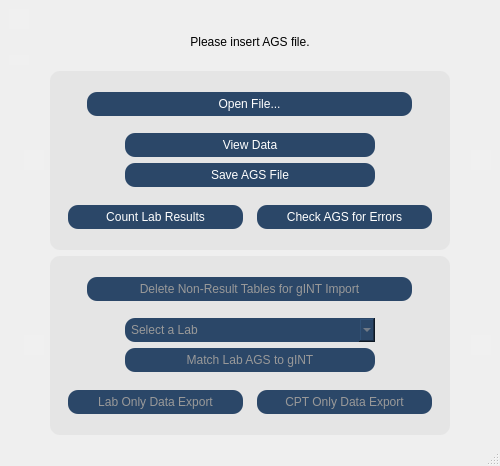
<?xml version="1.0" encoding="UTF-8"?>
<ui version="4.0">
 <class>MainWindow</class>
 <widget class="QMainWindow" name="MainWindow">
  <property name="geometry">
   <rect>
    <x>0</x>
    <y>0</y>
    <width>500</width>
    <height>466</height>
   </rect>
  </property>
  <property name="sizePolicy">
   <sizepolicy hsizetype="MinimumExpanding" vsizetype="MinimumExpanding">
    <horstretch>0</horstretch>
    <verstretch>0</verstretch>
   </sizepolicy>
  </property>
  <property name="minimumSize">
   <size>
    <width>500</width>
    <height>466</height>
   </size>
  </property>
  <property name="windowTitle">
   <string>AGS GUI v3.08</string>
  </property>
  <widget class="QWidget" name="centralwidget">
   <property name="minimumSize">
    <size>
     <width>500</width>
     <height>425</height>
    </size>
   </property>
   <layout class="QVBoxLayout" name="verticalLayout_4">
    <item>
     <layout class="QVBoxLayout" name="verticalLayout_3">
      <item>
       <layout class="QVBoxLayout" name="verticalLayout_5">
        <item>
         <widget class="QGraphicsView" name="top_spacer">
          <property name="maximumSize">
           <size>
            <width>20</width>
            <height>20</height>
           </size>
          </property>
          <property name="styleSheet">
           <string notr="true">QGraphicsView {
    background: #f0f0f0;
	border: 0;
}</string>
          </property>
         </widget>
        </item>
       </layout>
      </item>
      <item>
       <widget class="QLabel" name="text">
        <property name="font">
         <font>
          <family>Tahoma</family>
          <pointsize>9</pointsize>
         </font>
        </property>
        <property name="text">
         <string>Please insert AGS file.</string>
        </property>
        <property name="alignment">
         <set>Qt::AlignCenter</set>
        </property>
       </widget>
      </item>
      <item>
       <layout class="QVBoxLayout" name="verticalLayout_6">
        <item>
         <widget class="QGraphicsView" name="top_spacer_2">
          <property name="maximumSize">
           <size>
            <width>20</width>
            <height>10</height>
           </size>
          </property>
          <property name="styleSheet">
           <string notr="true">QGraphicsView {
    background: #f0f0f0;
	border: 0;
}</string>
          </property>
         </widget>
        </item>
       </layout>
      </item>
      <item>
       <layout class="QHBoxLayout" name="top_box">
        <item>
         <spacer name="horizontalSpacer_15">
          <property name="orientation">
           <enum>Qt::Horizontal</enum>
          </property>
          <property name="sizeHint" stdset="0">
           <size>
            <width>40</width>
            <height>20</height>
           </size>
          </property>
         </spacer>
        </item>
        <item>
         <layout class="QHBoxLayout" name="top_left_spacer_layout">
          <item>
           <widget class="QGraphicsView" name="top_left_spacer">
            <property name="maximumSize">
             <size>
              <width>20</width>
              <height>20</height>
             </size>
            </property>
            <property name="styleSheet">
             <string notr="true">QGraphicsView {
    background: #f0f0f0;
	border: 0;
}</string>
            </property>
           </widget>
          </item>
         </layout>
        </item>
        <item>
         <widget class="QFrame" name="top_frame">
          <property name="sizePolicy">
           <sizepolicy hsizetype="MinimumExpanding" vsizetype="MinimumExpanding">
            <horstretch>1</horstretch>
            <verstretch>1</verstretch>
           </sizepolicy>
          </property>
          <property name="minimumSize">
           <size>
            <width>400</width>
            <height>150</height>
           </size>
          </property>
          <property name="maximumSize">
           <size>
            <width>16777214</width>
            <height>16777215</height>
           </size>
          </property>
          <property name="styleSheet">
           <string notr="true">QFrame {
	background: #e5e5e5;
	border-radius: 10px;
}</string>
          </property>
          <property name="frameShape">
           <enum>QFrame::StyledPanel</enum>
          </property>
          <property name="frameShadow">
           <enum>QFrame::Raised</enum>
          </property>
          <layout class="QHBoxLayout" name="horizontalLayout_9">
           <item>
            <layout class="QVBoxLayout" name="verticalLayout">
             <item>
              <spacer name="verticalSpacer_15">
               <property name="orientation">
                <enum>Qt::Vertical</enum>
               </property>
               <property name="sizeHint" stdset="0">
                <size>
                 <width>20</width>
                 <height>40</height>
                </size>
               </property>
              </spacer>
             </item>
             <item>
              <layout class="QHBoxLayout" name="horizontalLayout_4">
               <item>
                <spacer name="horizontalSpacer_19">
                 <property name="orientation">
                  <enum>Qt::Horizontal</enum>
                 </property>
                 <property name="sizeHint" stdset="0">
                  <size>
                   <width>40</width>
                   <height>20</height>
                  </size>
                 </property>
                </spacer>
               </item>
               <item>
                <widget class="QPushButton" name="button_open">
                 <property name="sizePolicy">
                  <sizepolicy hsizetype="MinimumExpanding" vsizetype="Fixed">
                   <horstretch>0</horstretch>
                   <verstretch>0</verstretch>
                  </sizepolicy>
                 </property>
                 <property name="minimumSize">
                  <size>
                   <width>325</width>
                   <height>0</height>
                  </size>
                 </property>
                 <property name="maximumSize">
                  <size>
                   <width>16777215</width>
                   <height>16777215</height>
                  </size>
                 </property>
                 <property name="font">
                  <font>
                   <family>Tahoma</family>
                   <pointsize>9</pointsize>
                   <weight>50</weight>
                   <italic>false</italic>
                   <bold>false</bold>
                  </font>
                 </property>
                 <property name="styleSheet">
                  <string notr="true">QPushButton {
    border-radius: 10px;
	font: 9pt &quot;Tahoma&quot;;
    background: #2b4768;
    color: white;
	padding:5px;
}

QPushButton:selected { 
    color: black;
}

QPushButton:hover {
    background: #6bb7dd;
}

QPushButton:disabled { 
    color: #999999;
}</string>
                 </property>
                 <property name="text">
                  <string>Open File...</string>
                 </property>
                </widget>
               </item>
               <item>
                <spacer name="horizontalSpacer_20">
                 <property name="orientation">
                  <enum>Qt::Horizontal</enum>
                 </property>
                 <property name="sizeHint" stdset="0">
                  <size>
                   <width>40</width>
                   <height>20</height>
                  </size>
                 </property>
                </spacer>
               </item>
              </layout>
             </item>
             <item>
              <spacer name="verticalSpacer_4">
               <property name="orientation">
                <enum>Qt::Vertical</enum>
               </property>
               <property name="sizeHint" stdset="0">
                <size>
                 <width>20</width>
                 <height>40</height>
                </size>
               </property>
              </spacer>
             </item>
             <item>
              <layout class="QHBoxLayout" name="horizontalLayout_2">
               <item>
                <spacer name="horizontalSpacer">
                 <property name="orientation">
                  <enum>Qt::Horizontal</enum>
                 </property>
                 <property name="sizeHint" stdset="0">
                  <size>
                   <width>40</width>
                   <height>20</height>
                  </size>
                 </property>
                </spacer>
               </item>
               <item>
                <widget class="QPushButton" name="pandas_gui">
                 <property name="sizePolicy">
                  <sizepolicy hsizetype="MinimumExpanding" vsizetype="Fixed">
                   <horstretch>0</horstretch>
                   <verstretch>0</verstretch>
                  </sizepolicy>
                 </property>
                 <property name="minimumSize">
                  <size>
                   <width>250</width>
                   <height>24</height>
                  </size>
                 </property>
                 <property name="maximumSize">
                  <size>
                   <width>16777215</width>
                   <height>16777215</height>
                  </size>
                 </property>
                 <property name="font">
                  <font>
                   <family>Tahoma</family>
                   <pointsize>9</pointsize>
                   <weight>50</weight>
                   <italic>false</italic>
                   <bold>false</bold>
                  </font>
                 </property>
                 <property name="styleSheet">
                  <string notr="true">QPushButton {
    border-radius: 10px;
	font: 9pt &quot;Tahoma&quot;;
    background: #2b4768;
    color: white;
	padding:5px;
}

QPushButton:selected { /* italicize selected tabs */
    color: black;
}

QPushButton:hover { /* italicize selected tabs */
    background: #6bb7dd;
}

QPushButton:disabled { 
    color: #999999;
}</string>
                 </property>
                 <property name="text">
                  <string>View Data</string>
                 </property>
                </widget>
               </item>
               <item>
                <spacer name="horizontalSpacer_2">
                 <property name="orientation">
                  <enum>Qt::Horizontal</enum>
                 </property>
                 <property name="sizeHint" stdset="0">
                  <size>
                   <width>40</width>
                   <height>20</height>
                  </size>
                 </property>
                </spacer>
               </item>
              </layout>
             </item>
             <item>
              <layout class="QHBoxLayout" name="horizontalLayout_3">
               <item>
                <spacer name="horizontalSpacer_3">
                 <property name="orientation">
                  <enum>Qt::Horizontal</enum>
                 </property>
                 <property name="sizeHint" stdset="0">
                  <size>
                   <width>40</width>
                   <height>20</height>
                  </size>
                 </property>
                </spacer>
               </item>
               <item>
                <widget class="QPushButton" name="button_save_ags">
                 <property name="sizePolicy">
                  <sizepolicy hsizetype="MinimumExpanding" vsizetype="Fixed">
                   <horstretch>0</horstretch>
                   <verstretch>0</verstretch>
                  </sizepolicy>
                 </property>
                 <property name="minimumSize">
                  <size>
                   <width>250</width>
                   <height>0</height>
                  </size>
                 </property>
                 <property name="maximumSize">
                  <size>
                   <width>16777215</width>
                   <height>16777215</height>
                  </size>
                 </property>
                 <property name="font">
                  <font>
                   <family>Tahoma</family>
                   <pointsize>9</pointsize>
                   <weight>50</weight>
                   <italic>false</italic>
                   <bold>false</bold>
                  </font>
                 </property>
                 <property name="styleSheet">
                  <string notr="true">QPushButton {
    border-radius: 10px;
	font: 9pt &quot;Tahoma&quot;;
    background: #2b4768;
    color: white;
	padding:5px;
}

QPushButton:selected { 
    color: black;
}

QPushButton:hover { 
    background: #6bb7dd;
}

QPushButton:disabled { 
    color: #999999;
}</string>
                 </property>
                 <property name="text">
                  <string>Save AGS File</string>
                 </property>
                </widget>
               </item>
               <item>
                <spacer name="horizontalSpacer_4">
                 <property name="orientation">
                  <enum>Qt::Horizontal</enum>
                 </property>
                 <property name="sizeHint" stdset="0">
                  <size>
                   <width>40</width>
                   <height>20</height>
                  </size>
                 </property>
                </spacer>
               </item>
              </layout>
             </item>
             <item>
              <spacer name="verticalSpacer_6">
               <property name="orientation">
                <enum>Qt::Vertical</enum>
               </property>
               <property name="sizeHint" stdset="0">
                <size>
                 <width>20</width>
                 <height>40</height>
                </size>
               </property>
              </spacer>
             </item>
             <item>
              <layout class="QHBoxLayout" name="horizontalLayout_12">
               <item>
                <spacer name="horizontalSpacer_5">
                 <property name="orientation">
                  <enum>Qt::Horizontal</enum>
                 </property>
                 <property name="sizeHint" stdset="0">
                  <size>
                   <width>40</width>
                   <height>20</height>
                  </size>
                 </property>
                </spacer>
               </item>
               <item>
                <widget class="QPushButton" name="button_count_results">
                 <property name="sizePolicy">
                  <sizepolicy hsizetype="MinimumExpanding" vsizetype="Fixed">
                   <horstretch>0</horstretch>
                   <verstretch>0</verstretch>
                  </sizepolicy>
                 </property>
                 <property name="minimumSize">
                  <size>
                   <width>175</width>
                   <height>0</height>
                  </size>
                 </property>
                 <property name="maximumSize">
                  <size>
                   <width>16777215</width>
                   <height>16777215</height>
                  </size>
                 </property>
                 <property name="font">
                  <font>
                   <family>Tahoma</family>
                   <pointsize>9</pointsize>
                   <weight>50</weight>
                   <italic>false</italic>
                   <bold>false</bold>
                  </font>
                 </property>
                 <property name="styleSheet">
                  <string notr="true">QPushButton {
    border-radius: 10px;
	font: 9pt &quot;Tahoma&quot;;
    background: #2b4768;
    color: white;
	padding:5px;
}

QPushButton:selected { 
    color: black;
}

QPushButton:hover { 
    background: #6bb7dd;
}

QPushButton:disabled { 
    color: #999999;
}</string>
                 </property>
                 <property name="text">
                  <string>Count Lab Results</string>
                 </property>
                </widget>
               </item>
               <item>
                <spacer name="horizontalSpacer_6">
                 <property name="orientation">
                  <enum>Qt::Horizontal</enum>
                 </property>
                 <property name="sizeHint" stdset="0">
                  <size>
                   <width>40</width>
                   <height>20</height>
                  </size>
                 </property>
                </spacer>
               </item>
               <item>
                <widget class="QPushButton" name="button_ags_checker">
                 <property name="sizePolicy">
                  <sizepolicy hsizetype="MinimumExpanding" vsizetype="Fixed">
                   <horstretch>0</horstretch>
                   <verstretch>0</verstretch>
                  </sizepolicy>
                 </property>
                 <property name="minimumSize">
                  <size>
                   <width>175</width>
                   <height>0</height>
                  </size>
                 </property>
                 <property name="maximumSize">
                  <size>
                   <width>16777215</width>
                   <height>16777215</height>
                  </size>
                 </property>
                 <property name="font">
                  <font>
                   <family>Tahoma</family>
                   <pointsize>9</pointsize>
                   <weight>50</weight>
                   <italic>false</italic>
                   <bold>false</bold>
                  </font>
                 </property>
                 <property name="styleSheet">
                  <string notr="true">QPushButton {
    border-radius: 10px;
	font: 9pt &quot;Tahoma&quot;;
    background: #2b4768;
    color: white;
	padding:5px;
}

QPushButton:selected { 
    color: black;
}

QPushButton:hover { 
    background: #6bb7dd;
}

QPushButton:disabled { 
    color: #999999;
}</string>
                 </property>
                 <property name="text">
                  <string>Check AGS for Errors</string>
                 </property>
                </widget>
               </item>
               <item>
                <spacer name="horizontalSpacer_7">
                 <property name="orientation">
                  <enum>Qt::Horizontal</enum>
                 </property>
                 <property name="sizeHint" stdset="0">
                  <size>
                   <width>40</width>
                   <height>20</height>
                  </size>
                 </property>
                </spacer>
               </item>
              </layout>
             </item>
             <item>
              <spacer name="verticalSpacer_7">
               <property name="orientation">
                <enum>Qt::Vertical</enum>
               </property>
               <property name="sizeHint" stdset="0">
                <size>
                 <width>20</width>
                 <height>40</height>
                </size>
               </property>
              </spacer>
             </item>
            </layout>
           </item>
          </layout>
         </widget>
        </item>
        <item>
         <spacer name="horizontalSpacer_21">
          <property name="orientation">
           <enum>Qt::Horizontal</enum>
          </property>
          <property name="sizeHint" stdset="0">
           <size>
            <width>40</width>
            <height>20</height>
           </size>
          </property>
         </spacer>
        </item>
        <item>
         <layout class="QHBoxLayout" name="top_right_spacer_layout">
          <item>
           <widget class="QGraphicsView" name="top_right_spacer">
            <property name="maximumSize">
             <size>
              <width>20</width>
              <height>20</height>
             </size>
            </property>
            <property name="styleSheet">
             <string notr="true">QGraphicsView {
    background: #f0f0f0;
	border: 0;
}</string>
            </property>
           </widget>
          </item>
         </layout>
        </item>
       </layout>
      </item>
      <item>
       <layout class="QHBoxLayout" name="bot_box">
        <item>
         <spacer name="horizontalSpacer_8">
          <property name="orientation">
           <enum>Qt::Horizontal</enum>
          </property>
          <property name="sizeHint" stdset="0">
           <size>
            <width>40</width>
            <height>20</height>
           </size>
          </property>
         </spacer>
        </item>
        <item>
         <layout class="QHBoxLayout" name="bot_left_spacer_layout">
          <item>
           <widget class="QGraphicsView" name="bot_left_spacer">
            <property name="maximumSize">
             <size>
              <width>20</width>
              <height>20</height>
             </size>
            </property>
            <property name="styleSheet">
             <string notr="true">QGraphicsView {
    background: #f0f0f0;
	border: 0;
}</string>
            </property>
           </widget>
          </item>
         </layout>
        </item>
        <item>
         <widget class="QFrame" name="bot_frame">
          <property name="sizePolicy">
           <sizepolicy hsizetype="MinimumExpanding" vsizetype="MinimumExpanding">
            <horstretch>1</horstretch>
            <verstretch>1</verstretch>
           </sizepolicy>
          </property>
          <property name="minimumSize">
           <size>
            <width>400</width>
            <height>150</height>
           </size>
          </property>
          <property name="maximumSize">
           <size>
            <width>16777214</width>
            <height>16777215</height>
           </size>
          </property>
          <property name="styleSheet">
           <string notr="true">QFrame {
	background: #e5e5e5;
	border-radius: 10px;
}</string>
          </property>
          <property name="frameShape">
           <enum>QFrame::StyledPanel</enum>
          </property>
          <property name="frameShadow">
           <enum>QFrame::Raised</enum>
          </property>
          <layout class="QHBoxLayout" name="horizontalLayout_10">
           <item>
            <layout class="QVBoxLayout" name="verticalLayout_2">
             <item>
              <spacer name="verticalSpacer_8">
               <property name="orientation">
                <enum>Qt::Vertical</enum>
               </property>
               <property name="sizeHint" stdset="0">
                <size>
                 <width>20</width>
                 <height>40</height>
                </size>
               </property>
              </spacer>
             </item>
             <item>
              <layout class="QHBoxLayout" name="horizontalLayout_5">
               <item>
                <spacer name="horizontalSpacer_17">
                 <property name="orientation">
                  <enum>Qt::Horizontal</enum>
                 </property>
                 <property name="sizeHint" stdset="0">
                  <size>
                   <width>40</width>
                   <height>20</height>
                  </size>
                 </property>
                </spacer>
               </item>
               <item>
                <widget class="QPushButton" name="button_del_tbl">
                 <property name="enabled">
                  <bool>false</bool>
                 </property>
                 <property name="sizePolicy">
                  <sizepolicy hsizetype="MinimumExpanding" vsizetype="Fixed">
                   <horstretch>0</horstretch>
                   <verstretch>0</verstretch>
                  </sizepolicy>
                 </property>
                 <property name="minimumSize">
                  <size>
                   <width>325</width>
                   <height>0</height>
                  </size>
                 </property>
                 <property name="maximumSize">
                  <size>
                   <width>16777215</width>
                   <height>16777215</height>
                  </size>
                 </property>
                 <property name="font">
                  <font>
                   <family>Tahoma</family>
                   <pointsize>9</pointsize>
                   <weight>50</weight>
                   <italic>false</italic>
                   <bold>false</bold>
                  </font>
                 </property>
                 <property name="styleSheet">
                  <string notr="true">QPushButton {
    border-radius: 10px;
	font: 9pt &quot;Tahoma&quot;;
    background: #2b4768;
    color: white;
	padding:5px;
}

QPushButton:selected {
    color: black;
}

QPushButton:hover { 
    background: #6bb7dd;
}

QPushButton:disabled { 
    color: #999999;
}</string>
                 </property>
                 <property name="text">
                  <string>Delete Non-Result Tables for gINT Import</string>
                 </property>
                </widget>
               </item>
               <item>
                <spacer name="horizontalSpacer_18">
                 <property name="orientation">
                  <enum>Qt::Horizontal</enum>
                 </property>
                 <property name="sizeHint" stdset="0">
                  <size>
                   <width>40</width>
                   <height>20</height>
                  </size>
                 </property>
                </spacer>
               </item>
              </layout>
             </item>
             <item>
              <spacer name="verticalSpacer_5">
               <property name="orientation">
                <enum>Qt::Vertical</enum>
               </property>
               <property name="sizeHint" stdset="0">
                <size>
                 <width>20</width>
                 <height>40</height>
                </size>
               </property>
              </spacer>
             </item>
             <item>
              <layout class="QHBoxLayout" name="horizontalLayout_6">
               <item>
                <spacer name="horizontalSpacer_10">
                 <property name="orientation">
                  <enum>Qt::Horizontal</enum>
                 </property>
                 <property name="sizeHint" stdset="0">
                  <size>
                   <width>40</width>
                   <height>20</height>
                  </size>
                 </property>
                </spacer>
               </item>
               <item>
                <widget class="QComboBox" name="lab_select">
                 <property name="enabled">
                  <bool>false</bool>
                 </property>
                 <property name="sizePolicy">
                  <sizepolicy hsizetype="MinimumExpanding" vsizetype="Fixed">
                   <horstretch>0</horstretch>
                   <verstretch>0</verstretch>
                  </sizepolicy>
                 </property>
                 <property name="minimumSize">
                  <size>
                   <width>250</width>
                   <height>0</height>
                  </size>
                 </property>
                 <property name="maximumSize">
                  <size>
                   <width>16777215</width>
                   <height>16777215</height>
                  </size>
                 </property>
                 <property name="styleSheet">
                  <string notr="true">QComboBox {
	font: 9pt &quot;Tahoma&quot;;
    background: #2b4768;
    color: white;
    border-radius: 10px;
	padding: 4px;
	padding-left: 6px;
}

QComboBox:selected {
    color: black;
}

QComboBox:hover {
    background: #6bb7dd;
}

QComboBox::drop-down {
    subcontrol-origin: center;
}

QComboBox:disabled { 
    color: #999999;
}

QComboBox:enabled { 
    color: white;
}</string>
                 </property>
                 <item>
                  <property name="text">
                   <string>Select a Lab</string>
                  </property>
                 </item>
                 <item>
                  <property name="text">
                   <string>GM Lab</string>
                  </property>
                 </item>
                 <item>
                  <property name="text">
                   <string>GM Lab PEZ</string>
                  </property>
                 </item>
                 <item>
                  <property name="text">
                   <string>DETS</string>
                  </property>
                 </item>
                 <item>
                  <property name="text">
                   <string>DETS PEZ</string>
                  </property>
                 </item>
                 <item>
                  <property name="text">
                   <string>Structural Soils</string>
                  </property>
                 </item>
                 <item>
                  <property name="text">
                   <string>PSL</string>
                  </property>
                 </item>
                 <item>
                  <property name="text">
                   <string>Geolabs</string>
                  </property>
                 </item>
                 <item>
                  <property name="text">
                   <string>Geolabs (50HZ Fugro)</string>
                  </property>
                 </item>
                </widget>
               </item>
               <item>
                <spacer name="horizontalSpacer_11">
                 <property name="orientation">
                  <enum>Qt::Horizontal</enum>
                 </property>
                 <property name="sizeHint" stdset="0">
                  <size>
                   <width>40</width>
                   <height>20</height>
                  </size>
                 </property>
                </spacer>
               </item>
              </layout>
             </item>
             <item>
              <layout class="QHBoxLayout" name="horizontalLayout_7">
               <item>
                <spacer name="horizontalSpacer_12">
                 <property name="orientation">
                  <enum>Qt::Horizontal</enum>
                 </property>
                 <property name="sizeHint" stdset="0">
                  <size>
                   <width>40</width>
                   <height>20</height>
                  </size>
                 </property>
                </spacer>
               </item>
               <item>
                <widget class="QPushButton" name="button_match_lab">
                 <property name="enabled">
                  <bool>false</bool>
                 </property>
                 <property name="sizePolicy">
                  <sizepolicy hsizetype="MinimumExpanding" vsizetype="Fixed">
                   <horstretch>0</horstretch>
                   <verstretch>0</verstretch>
                  </sizepolicy>
                 </property>
                 <property name="minimumSize">
                  <size>
                   <width>250</width>
                   <height>0</height>
                  </size>
                 </property>
                 <property name="maximumSize">
                  <size>
                   <width>16777215</width>
                   <height>16777215</height>
                  </size>
                 </property>
                 <property name="font">
                  <font>
                   <family>Tahoma</family>
                   <pointsize>9</pointsize>
                   <weight>50</weight>
                   <italic>false</italic>
                   <bold>false</bold>
                  </font>
                 </property>
                 <property name="styleSheet">
                  <string notr="true">QPushButton {
    border-radius: 10px;
	font: 9pt &quot;Tahoma&quot;;
    background: #2b4768;
    color: white;
	padding:5px;
}

QPushButton:selected { 
    color: black;
}

QPushButton:hover { 
    background: #6bb7dd;
}

QPushButton:disabled { 
    color: #999999;
}</string>
                 </property>
                 <property name="text">
                  <string>Match Lab AGS to gINT</string>
                 </property>
                </widget>
               </item>
               <item>
                <spacer name="horizontalSpacer_13">
                 <property name="orientation">
                  <enum>Qt::Horizontal</enum>
                 </property>
                 <property name="sizeHint" stdset="0">
                  <size>
                   <width>40</width>
                   <height>20</height>
                  </size>
                 </property>
                </spacer>
               </item>
              </layout>
             </item>
             <item>
              <spacer name="verticalSpacer_11">
               <property name="orientation">
                <enum>Qt::Vertical</enum>
               </property>
               <property name="sizeHint" stdset="0">
                <size>
                 <width>20</width>
                 <height>40</height>
                </size>
               </property>
              </spacer>
             </item>
             <item>
              <layout class="QHBoxLayout" name="horizontalLayout_8">
               <item>
                <spacer name="horizontalSpacer_14">
                 <property name="orientation">
                  <enum>Qt::Horizontal</enum>
                 </property>
                 <property name="sizeHint" stdset="0">
                  <size>
                   <width>40</width>
                   <height>20</height>
                  </size>
                 </property>
                </spacer>
               </item>
               <item>
                <widget class="QPushButton" name="button_lab_only">
                 <property name="enabled">
                  <bool>false</bool>
                 </property>
                 <property name="sizePolicy">
                  <sizepolicy hsizetype="MinimumExpanding" vsizetype="Fixed">
                   <horstretch>0</horstretch>
                   <verstretch>0</verstretch>
                  </sizepolicy>
                 </property>
                 <property name="minimumSize">
                  <size>
                   <width>175</width>
                   <height>0</height>
                  </size>
                 </property>
                 <property name="maximumSize">
                  <size>
                   <width>16777215</width>
                   <height>16777215</height>
                  </size>
                 </property>
                 <property name="font">
                  <font>
                   <family>Tahoma</family>
                   <pointsize>9</pointsize>
                   <weight>50</weight>
                   <italic>false</italic>
                   <bold>false</bold>
                  </font>
                 </property>
                 <property name="styleSheet">
                  <string notr="true">QPushButton {
    border-radius: 10px;
	font: 9pt &quot;Tahoma&quot;;
    background: #2b4768;
    color: white;
	padding:5px;
}

QPushButton:selected { 
    color: black;
}

QPushButton:hover {
    background: #6bb7dd;
}

QPushButton:disabled { 
    color: #999999;
}</string>
                 </property>
                 <property name="text">
                  <string>Lab Only Data Export</string>
                 </property>
                </widget>
               </item>
               <item>
                <spacer name="horizontalSpacer_23">
                 <property name="orientation">
                  <enum>Qt::Horizontal</enum>
                 </property>
                 <property name="sizeHint" stdset="0">
                  <size>
                   <width>40</width>
                   <height>20</height>
                  </size>
                 </property>
                </spacer>
               </item>
               <item>
                <widget class="QPushButton" name="button_cpt_only">
                 <property name="enabled">
                  <bool>false</bool>
                 </property>
                 <property name="sizePolicy">
                  <sizepolicy hsizetype="MinimumExpanding" vsizetype="Fixed">
                   <horstretch>0</horstretch>
                   <verstretch>0</verstretch>
                  </sizepolicy>
                 </property>
                 <property name="minimumSize">
                  <size>
                   <width>175</width>
                   <height>0</height>
                  </size>
                 </property>
                 <property name="maximumSize">
                  <size>
                   <width>16777215</width>
                   <height>16777215</height>
                  </size>
                 </property>
                 <property name="font">
                  <font>
                   <family>Tahoma</family>
                   <pointsize>9</pointsize>
                   <weight>50</weight>
                   <italic>false</italic>
                   <bold>false</bold>
                  </font>
                 </property>
                 <property name="styleSheet">
                  <string notr="true">QPushButton {
    border-radius: 10px;
	font: 9pt &quot;Tahoma&quot;;
    background: #2b4768;
    color: white;
	padding:5px;
}

QPushButton:selected {
    color: black;
}

QPushButton:hover { 
    background: #6bb7dd;
}

QPushButton:disabled { 
    color: #999999;
}</string>
                 </property>
                 <property name="text">
                  <string>CPT Only Data Export</string>
                 </property>
                </widget>
               </item>
               <item>
                <spacer name="horizontalSpacer_24">
                 <property name="orientation">
                  <enum>Qt::Horizontal</enum>
                 </property>
                 <property name="sizeHint" stdset="0">
                  <size>
                   <width>40</width>
                   <height>20</height>
                  </size>
                 </property>
                </spacer>
               </item>
              </layout>
             </item>
             <item>
              <spacer name="verticalSpacer_12">
               <property name="orientation">
                <enum>Qt::Vertical</enum>
               </property>
               <property name="sizeHint" stdset="0">
                <size>
                 <width>20</width>
                 <height>40</height>
                </size>
               </property>
              </spacer>
             </item>
            </layout>
           </item>
          </layout>
         </widget>
        </item>
        <item>
         <spacer name="horizontalSpacer_25">
          <property name="orientation">
           <enum>Qt::Horizontal</enum>
          </property>
          <property name="sizeHint" stdset="0">
           <size>
            <width>40</width>
            <height>20</height>
           </size>
          </property>
         </spacer>
        </item>
        <item>
         <layout class="QHBoxLayout" name="bot_right_spacer_layout_2">
          <item>
           <widget class="QGraphicsView" name="bot_right_spacer_2">
            <property name="maximumSize">
             <size>
              <width>20</width>
              <height>20</height>
             </size>
            </property>
            <property name="styleSheet">
             <string notr="true">QGraphicsView {
    background: #f0f0f0;
	border: 0;
}</string>
            </property>
           </widget>
          </item>
         </layout>
        </item>
       </layout>
      </item>
      <item>
       <spacer name="verticalSpacer_10">
        <property name="orientation">
         <enum>Qt::Vertical</enum>
        </property>
        <property name="sizeHint" stdset="0">
         <size>
          <width>20</width>
          <height>40</height>
         </size>
        </property>
       </spacer>
      </item>
      <item>
       <spacer name="verticalSpacer_3">
        <property name="orientation">
         <enum>Qt::Vertical</enum>
        </property>
        <property name="sizeHint" stdset="0">
         <size>
          <width>20</width>
          <height>40</height>
         </size>
        </property>
       </spacer>
      </item>
     </layout>
    </item>
   </layout>
  </widget>
  <widget class="QMenuBar" name="menubar">
   <property name="geometry">
    <rect>
     <x>0</x>
     <y>0</y>
     <width>500</width>
     <height>21</height>
    </rect>
   </property>
  </widget>
  <widget class="QStatusBar" name="statusbar"/>
 </widget>
 <resources/>
 <connections/>
</ui>
